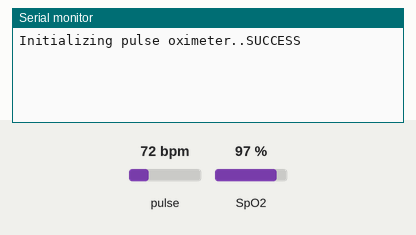
Simulated run of this sketch. Board: ESP8266 (NodeMCU). Shown: the last lines printed to the serial monitor. The test bench sets the inputs (shaded band); at power-on: pulse 72 bpm, SpO2 97 %. WiFi joins after 1.5 s; servers stay silent unless stated.

Above: at 3.0 s.
3.1 s: pulse set to 42 bpm
At 3.1 s:
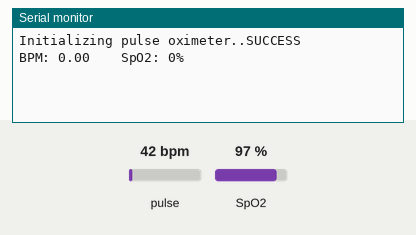
4.6 s: SpO2 set to 80 %
6.1 s: pulse set to 70 bpm
At 6.1 s:
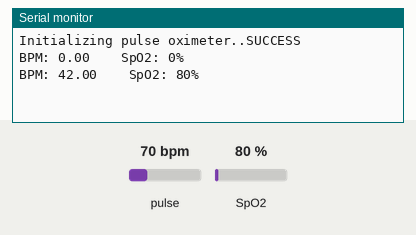
Timing chart, 0 to 9.1 s (numbered marks = the images above; inputs shaded):
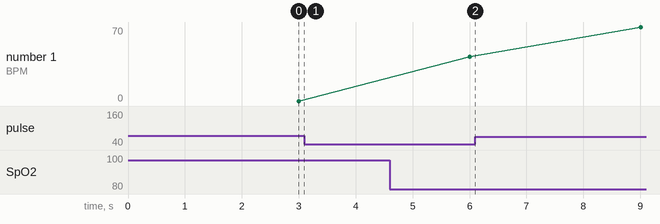

The sketch:

pulse_oximeter_nodemcu.ino
```cpp
#include <Wire.h>
#include <ESP8266WiFi.h>
#include <BlynkSimpleEsp8266.h>
#include <MAX30100_PulseOximeter.h>
#include <BlynkSimpleEsp8266.h>

char auth[] = "n9oEI3NB9wYKHK5Vdk0SqLTqZcOYKS_t";
//Blynk Authentication Token

/* WiFi credentials */
char ssid[] = "ciecie"; //Your WiFi SSID
char pass[] = "wikwikwik"; //Your WiFi Password

#define REPORTING_PERIOD_MS     3000

PulseOximeter pox;
uint32_t tsLastReport = 0;

void setup()
{
    Serial.begin(115200);
    Blynk.begin(auth, ssid, pass);
    Serial.print("Initializing pulse oximeter..");
    // Initialize the PulseOximeter instance
    // Failures are generally due to an improper I2C wiring, missing power supply
    // or wrong target chip
    if (!pox.begin()) {
        Serial.println("FAILED");
        for(;;);
    } else {
        Serial.println("SUCCESS");
        digitalWrite(1,HIGH);
    }
     pox.setIRLedCurrent(MAX30100_LED_CURR_24MA);
}
void loop()
{
  Blynk.run();
  pox.update();
    if (millis() - tsLastReport > REPORTING_PERIOD_MS) {
        // to computer serial monitor
        Serial.print("BPM: ");
        Serial.print(pox.getHeartRate());
        Serial.print("    SpO2: ");
        Serial.print(pox.getSpO2());
        Serial.print("%");
        Serial.println("\n");
        Blynk.virtualWrite(V4,pox.getHeartRate() );
        Blynk.virtualWrite(V5,pox.getSpO2());
        tsLastReport = millis();
    }
}
```

Measured:
- plotted number 1: 42 → 70 after the input at 6.1 s
